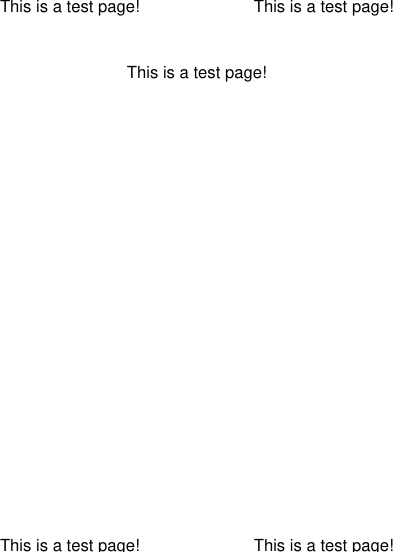

This figure's Python source:
from reportlab.pdfgen import canvas
from reportlab.lib.units import cm

c = canvas.Canvas("content-test.pdf", (10*cm, 14*cm))
c.drawString(0, 13.67*cm, "This is a test page!")
c.drawString(0, 0, "This is a test page!")
c.drawCentredString(5*cm, 12*cm, "This is a test page!")
c.drawRightString(10*cm, 13.67*cm, "This is a test page!")
c.drawRightString(10*cm, 0, "This is a test page!")

c.showPage()
c.save()